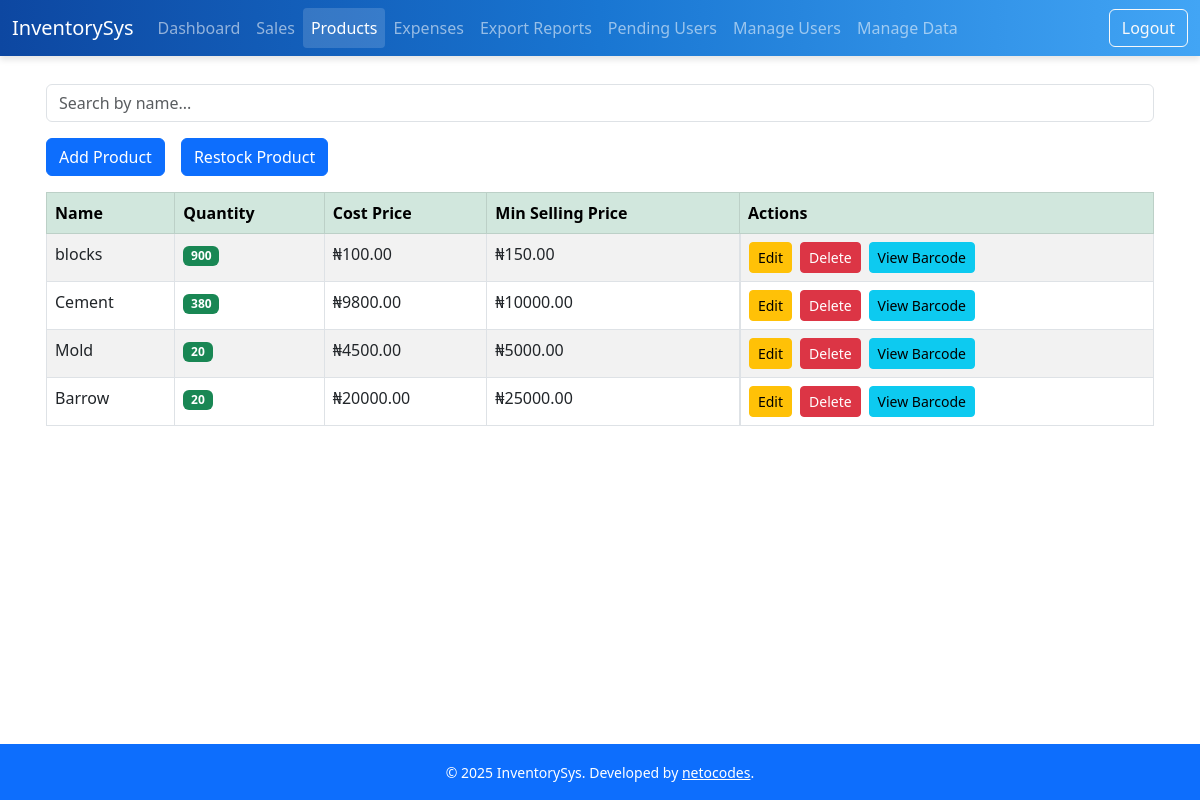
The page /products (signed in) on the database its author committed.
### models.py (models this page shows)
class Product(db.Model):
    id = db.Column(db.Integer, primary_key=True)
    uuid = db.Column(db.String(36), unique=True, default=lambda: str(uuid.uuid4()))
    barcode = db.Column(db.String(100), unique=True, nullable=True)  # <-- Add this line
    name = db.Column(db.String(100), nullable=False)
    quantity = db.Column(db.Integer, nullable=False)
    price = db.Column(db.Float, nullable=False)
    cost_price = db.Column(db.Float, nullable=False)
    timestamp = db.Column(db.DateTime, default=datetime.utcnow)
    last_modified = db.Column(db.DateTime, default=datetime.utcnow, onupdate=datetime.utcnow)
    synced = db.Column(db.Boolean, default=False)
    sales = db.relationship('Sale', backref='product', lazy=True)

### routes/products.py (the view)
@bp.route('/products')
@login_required
def index():
    search = request.args.get('q')
    if search:
        products = Product.query.filter(Product.name.ilike(f"%{search}%")).all()
    else:
        products = Product.query.all()
    low_stock_products = [p for p in products if p.quantity < 20]  # Set threshold as needed
    return render_template('index.html', products=products, low_stock_products=low_stock_products)

### app.py (called while the page is built)
@login_manager.user_loader
def load_user(user_id):
    return User.query.get(int(user_id))

### models.py (called while the page is built)
    def is_admin(self):
        return self.role == 'admin'

### templates/index.html (shortened to what this page needs)
{% extends "base.html" %}
{% block content %}
<form method="get" class="mb-3">
    <input type="text" name="q" class="form-control" placeholder="Search by name..." value="{{ request.args.get('q', '') }}">
</form>
<div class="d-grid gap-2 d-md-flex justify-content-md-start mb-3">
    <a href="{{ url_for('product.add_product') }}" class="btn btn-primary me-md-2">Add Product</a>
    <a href="{{ url_for('product.restock_product') }}" class="btn btn-primary">Restock Product</a>
</div>
<div class="table-responsive">
  <table id="sales-table" class="table table-bordered table-striped nowrap" style="width:100%">
    <thead class="table-success">
        <tr>
            <th>Name</th>
            <th>Quantity</th>
            <th>Cost Price</th>
            <th>Min Selling Price</th>
            <th>Actions</th>
        </tr>
    </thead>
    <tbody>
        {% for product in products %}
        <tr>
            <td>{{ product.name }}</td>
            <td>
              {% if product.quantity <= 10 %}
                <span class="badge bg-danger">{{ product.quantity }}</span>
              {% elif product.quantity < 20 %}
                <span class="badge bg-warning text-dark">{{ product.quantity }}</span>
              {% else %}
                <span class="badge bg-success">{{ product.quantity }}</span>
              {% endif %}
            </td>
            <td>₦{{ "%.2f"|format(product.cost_price) }}</td>
            <td>₦{{ "%.2f"|format(product.price) }}</td>
            <td style="display: flex; align-items: center; gap: 0.5rem; white-space: nowrap;">
                <a href="{{ url_for('product.edit_product', id=product.id) }}" class="btn btn-sm btn-warning">Edit</a>
                <a href="{{ url_for('product.delete_product', id=product.id) }}" class="btn btn-sm btn-danger" onclick="return confirm('Are you sure you want to delete this product?');">Delete</a>
                {% if product.barcode %}
                    <a href="{{ url_for('product.view_barcode', barcode_value=product.barcode) }}" class="btn btn-sm btn-info">View Barcode</a>
                {% endif %}
            </td>
        </tr>
        {% else %}
        <tr><td colspan="5" class="text-center">No products found.</td></tr>
        {% endfor %}
    </tbody>
  </table>
</div>
{% endblock %}

### rows shown on the page
Product: name "blocks", quantity "900", cost_price "100.00", price "150.00"
Product: name "Cement", quantity "380", cost_price "9800.00", price "10000.00"
Product: name "Mold", quantity "20", cost_price "4500.00", price "5000.00"
Product: name "Barrow", quantity "20", cost_price "20000.00", price "25000.00"

### other values the page prints
{{ current_year or 2025 }} "2025"
